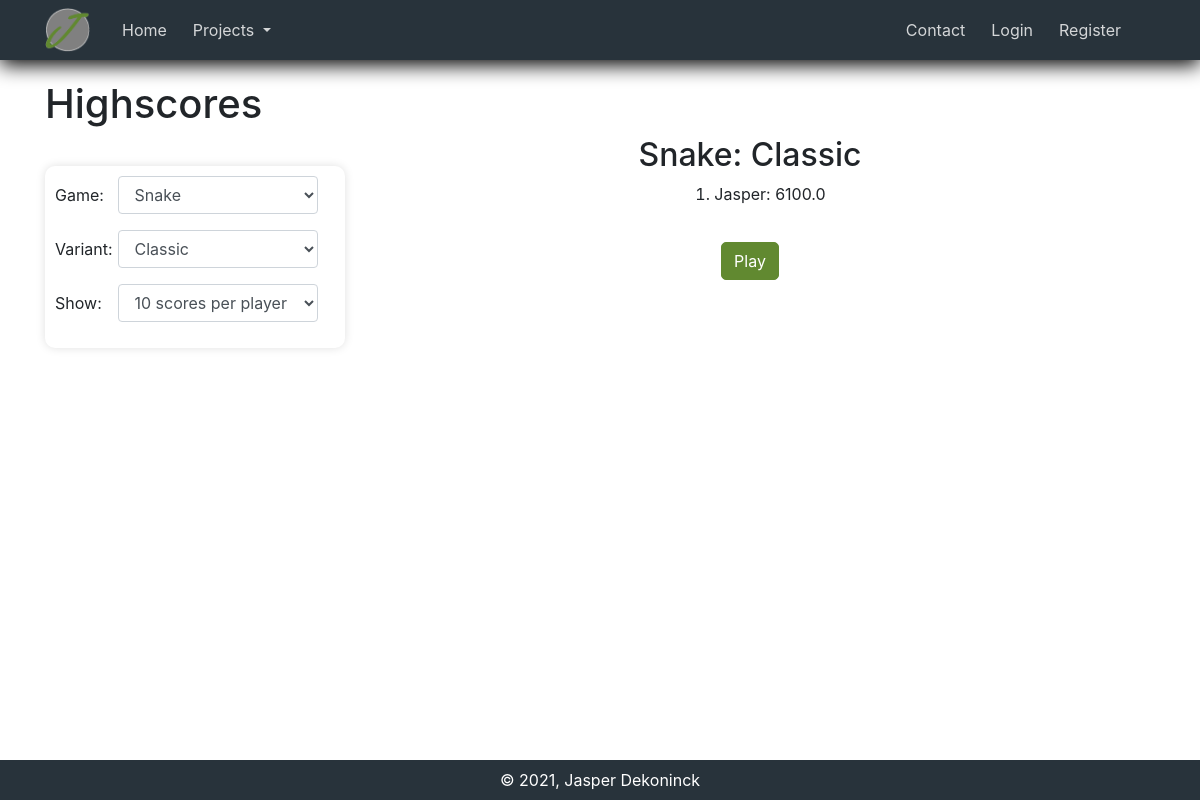
/games/highscores/, run on the app's committed database.
### games/models.py (models this page shows, shortened)
class GameVariant(Project):
    html_page = models.CharField(max_length=255, default="")  # html-page name in the game templates
    game = models.ForeignKey(Game, on_delete=models.CASCADE)  # the game of the variant
    goal_game = models.CharField(max_length=255, choices=[("min", "minimize"), ("max", "maximize")], default="maximize")
    has_score = models.BooleanField(default=True)
    image = models.ImageField(default="defaultGame.png", upload_to='game_pics')
    def get_absolute_url(self):
        return reverse("games", kwargs={"title": self.title, "game_title": self.game.title})
    def __str__(self):
        return f"{str(self.game)}: {self.title}"

class Game(Project):
    how_to = models.TextField()  # how to play the game
    image = models.ImageField(default="defaultGame.png", upload_to='game_pics')  # image of the game
    unity = models.BooleanField(default=False)
    def __str__(self):
        return self.title

class Score(models.Model):
    score = models.FloatField()
    game_variant = models.ForeignKey(GameVariant, on_delete=models.CASCADE, default=None)
    user = models.ForeignKey(User, on_delete=models.CASCADE, default=None)
    creation_date = models.DateTimeField(default=None, null=True)
    exit_date = models.DateTimeField(default=None, null=True)
    token = models.CharField(max_length=255, default=None, null=True)
    cheated = models.BooleanField(default=False)

### users/models.py (models this page shows, shortened)
class User(AbstractUser):
    email = models.EmailField(unique=True)
    friends = models.ManyToManyField("self", blank=True)
    cheater = models.BooleanField(default=False)

### games/views.py (the view)
# urls.py: path("", view=views.home_view, name="games-home"),
        def view(request):
            if request.method == "POST":
                return self.post(request)
            else:
                return self.get(request)

### games/views.py (called while the page is built)
    def as_view(self):
        def view(request):
            if request.method == "POST":
                return self.post(request)
            else:
                return self.get(request)
        return view

    def get(self, request, **kwargs):
        context = self.get_context_data(request)
        return render(request, self.template_name, context)

### games/templates/games/highscore.html (shortened to what this page needs)
{% extends 'main/base.html' %}
{% load static %}
{% block content %}
<link rel="stylesheet" type="text/css" href="{% static 'games/style.css' %}"/>
<h1 id="title-highscores">Highscores</h1>
<div id="div-sidebar" class="div-sidebar">
    <div class="sidebar-highscores">
        <form>
            <div class="form-group row" onchange="calculate(true)">
            <label class="col-sm-3 col-form-label"> Game: </label>
            <select class="form-control select-option" id="sel1">
                {% for game in games %}
                    <option value="{{game.pk}}"> {{ game.title }} </option>
                {% endfor %}
            </select>
            </div>
            <div class="form-group row" onchange="calculate(false)">
            <label class="col-sm-3 col-form-label"> Variant: </label>
            <select class="form-control select-option" id="sel2">
                {% for variant, game in game_variants.items %}
                    <option value="{{variant.pk}}" id="{{game.pk}}-{{variant.pk}}"> {{ variant.title }} </option>
                {% endfor %}
            </select>
            </div>
            <div class="form-group row" onchange="calculate(false)">
            <label class="col-sm-3 col-form-label"> Show: </label>
            <select class="form-control select-option" id="sel4">
                <option value=10> 10 scores per player </option>
            </select>
            </div>
        </form>
    </div>
</div>
<div style="text-align: center;" id="mainbar-highscores">
    <div id="global">
        {% for variant, top_score in top_scores.items %}
            <div id="global-{{variant.pk}}" class="highscore-div">
                <h2>{{variant}}</h2>
                <ol class="highscore-list">
                    {% for score in top_score %}
                        <li class="higscore-element">
                            {{ score.user.username }}: {{ score.score }}
                        </li>
                    {% endfor %}
                </ol>
                <br>
                <a class="btn btn-primary" href="{{ variant.get_absolute_url }}">Play</a>
            </div>
        {% endfor %}
    </div>
</div>
{% endblock content %}

### main/static/main/style.css (style rules this page uses)
:root { --main-color: rgb(40, 51, 59); --secondary-color: rgb(97, 137, 48); --secondary-color-select: rgb(82, 112, 42); --secondary-color-shadow: rgb(97, 137, 48, 0.3); --tertiary-color: rgb(106, 110, 113); --tertiary-color-select: rgb(71, 73, 75); --tertiary-color-shadow: rgb(106, 110, 113, 0.3); }
html, body { height:100%; margin:0; }
html { font-size: 16px; }
body { display:flex; flex-direction:column; }
* { box-sizing: border-box; }
.btn-primary { background-color: var(--secondary-color); border-color: var(--secondary-color); border-radius: 5px; }

### games/static/games/style.css (style rules this page uses)
.highscore-list { display: inline-block; text-align: left; padding-bottom: 20px; }
.sidebar-highscores { padding: 10px; margin-bottom: 20%; box-shadow: 0 0 10px rgba(0, 0, 0, 0.125); border-radius: 10px; margin-top: 30px; }
.div-sidebar { width: 300px; float: left; }
.select-option { width: 200px; }

### data on the page
GameVariant: game+title "Snake: Classic"
Score: user.username "Jasper", score "6100.0"

### other printed values
form field value "Snake"
form field value "Classic"
